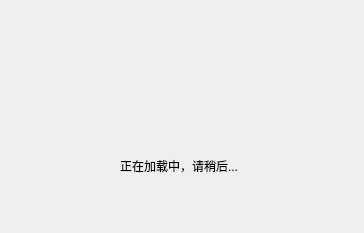
<?xml version="1.0" encoding="UTF-8"?>
<ui version="4.0">
 <class>waitDialog</class>
 <widget class="QDialog" name="waitDialog">
  <property name="geometry">
   <rect>
    <x>0</x>
    <y>0</y>
    <width>364</width>
    <height>233</height>
   </rect>
  </property>
  <property name="windowTitle">
   <string>Dialog</string>
  </property>
  <widget class="QLabel" name="label">
   <property name="geometry">
    <rect>
     <x>150</x>
     <y>60</y>
     <width>60</width>
     <height>60</height>
    </rect>
   </property>
   <property name="text">
    <string/>
   </property>
  </widget>
  <widget class="QLabel" name="label_2">
   <property name="geometry">
    <rect>
     <x>120</x>
     <y>150</y>
     <width>131</width>
     <height>31</height>
    </rect>
   </property>
   <property name="text">
    <string>正在加载中，请稍后...</string>
   </property>
  </widget>
 </widget>
 <resources/>
 <connections/>
</ui>
